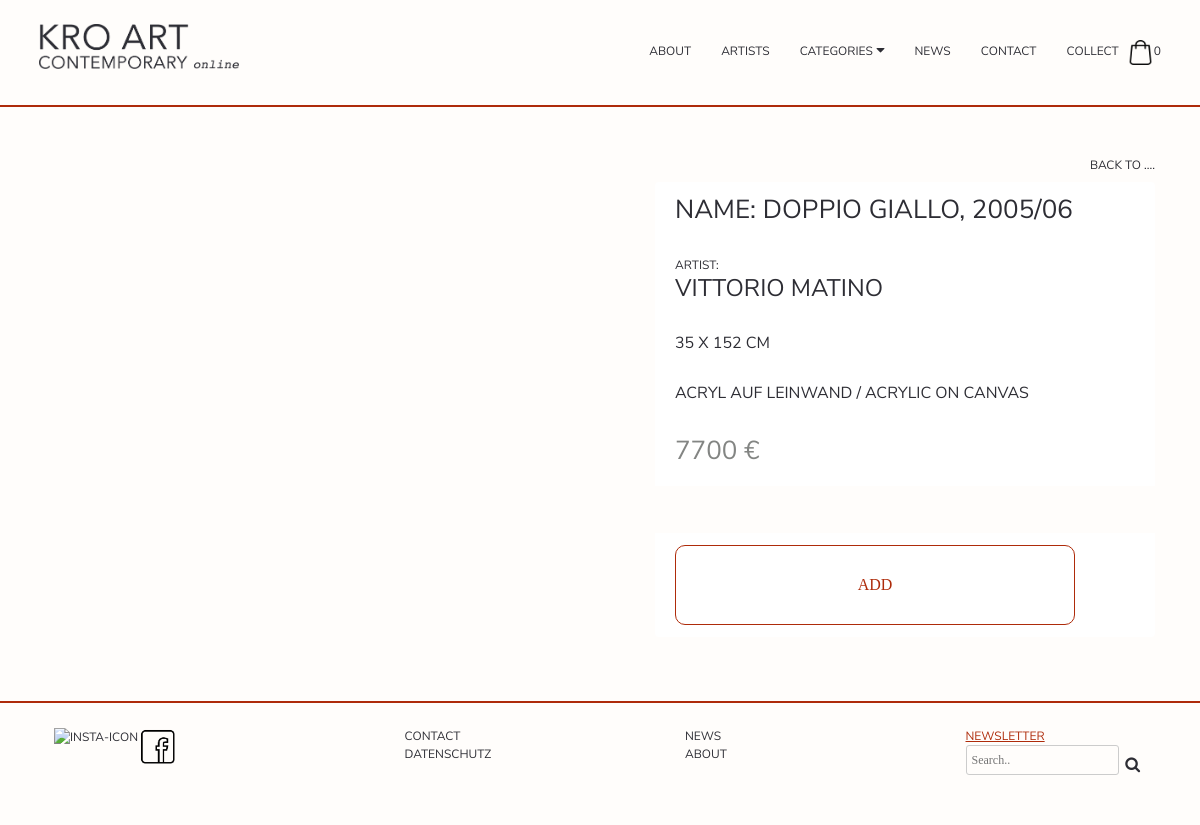
/Website/product_info/product_info.php?id=11, run on the app's committed database.
### tables this page shows
CREATE TABLE `artwork` (
  `artwork_id` int(11) NOT NULL,
  `name_pic` varchar(255) NOT NULL,
  `picture` varchar(255) NOT NULL,
  `price` double NOT NULL,
  `measurement` varchar(20) NOT NULL,
  `fk_category` int(11) NOT NULL,
  `fk_technic` int(11) NOT NULL,
  `fk_artist_id` int(11) NOT NULL
);

CREATE TABLE `artist` (
  `artist_id` int(11) NOT NULL,
  `name` varchar(255) NOT NULL,
  `lastname` varchar(255) NOT NULL,
  `exh` text NOT NULL,
  `ssa` text NOT NULL,
  `bio` text NOT NULL,
  `pdf` varchar(255) NOT NULL
);

CREATE TABLE `technic` (
  `technic_id` int(11) NOT NULL,
  `technic` varchar(255) NOT NULL
);

### Website/product_info/product_info.php (the view, shortened to what this page needs)
<?php  include_once('../includes/navbar.php');
$id= $_GET['id'];
$sql_pic = "SELECT * FROM ((artwork INNER JOIN artist ON artwork.fk_artist_id = artist.artist_id)INNER JOIN technic ON fk_technic = technic_id) where artwork_id='$id'";
$result_pic = $conn->query($sql_pic);
$previous = "javascript:history.go(-1)";
if(isset($_SERVER['HTTP_REFERER'])) {
    $previous = $_SERVER['HTTP_REFERER'];
} ?>
<main>
  <div class="container pt-5 pb-5">
    <h5 class="text-right"><a href="<?= $previous ?>">back to ....</a></h5>
    <?php
    $row = mysqli_fetch_assoc($result_pic);
      echo '<form method="post" action="../product_info/product_info.php?action=add&id=' . $row["artwork_id"] . '">';
      echo '<div class="row d-block d-lg-flex d-md-flex justify-content-center productInfo">';
      echo '<div class="col-lg-6 col-md-6 col-sm-12 pb-5 text-center">';
      echo '</div>';
      echo '<div class="border-0 col-lg-6 col-md-6 col-sm-12  productCard">';
      echo '<ul class="border-0">';
      echo '<li class="list-group-item border-0"><h3>Name: '. $row["name_pic"] .'</h3></li>';
      echo '<li class="list-group-item border-0">Artist:<a href="../artist_Info/artist_info.php?id=' . $row['artist_id'] . '"> <h4 class="artName"">'. $row["name"] .' '. $row["lastname"] . '</h4></a></li>';
      echo '<li class="list-group-item border-0"><h5>'. $row["measurement"] .'</h5></li>';
      echo '<li class="list-group-item border-0"><h5>'. $row["technic"] .'</h5></li>';
      echo '<li class="list-group-item border-0" ><h3 class="preis">'. $row["price"] .' €</h3></li>';
      echo '<li class="list-group-item border-0 mt-5"><button type="submit" name="add_to_cart" class="productADD" onclick="add()" value="Add to Cart">ADD</button></li>';
      echo '</ul>';
      echo '</div>';
      echo '</div>';
      echo '</div>';
    ?>
</main>
<?php include_once('../includes/footer.php') ?>

### Website/Style/style.css (style rules this page uses)
body { background-color: #fffdfb; }
h3 { font-family: "nunito"; font-size: 26px; color: #2d2d34; }
h4 { font-family: "nunito"; font-size: 24px; color: #2d2d34; }
h5 { font-family: "nunito"; font-size: 16px; color: #2d2d34; text-transform: uppercase; }
a { text-transform: uppercase; font-size: 12px; color: #2d2d34; font-family: "nunito"; }
body, html { margin:0; padding:0; }
li { text-transform: uppercase ; list-style: none; padding-left:30px; font-family: "nunito"; color: #2d2d34; font-size: 12px; }
button { background-color: transparent; color: #2d2d34; border: 0px solid transparent; font-family:"monserrat"; font-size: 16px !important; text-transform: uppercase; }
.preis { color: #838583; }
.productCard { background-color: transparent; }
.productADD { color: #ae2b0a !important ; border: 1px solid #ae2b0a !important; border-radius: 10px !important; max-width: 100% !important; width: 400px !important; height: 80px !important; }

### data on the page
artwork: name_pic "DOPPIO GIALLO, 2005/06", fk_artist.name "VITTORIO", fk_artist.lastname "MATINO", measurement "35 X 152 CM", fk_technic.technic "ACRYL AUF LEINWAND / ACRYLIC ON CANVAS", price "7700"

### other printed values
my_shopping_cart_total_product_count() "0"
